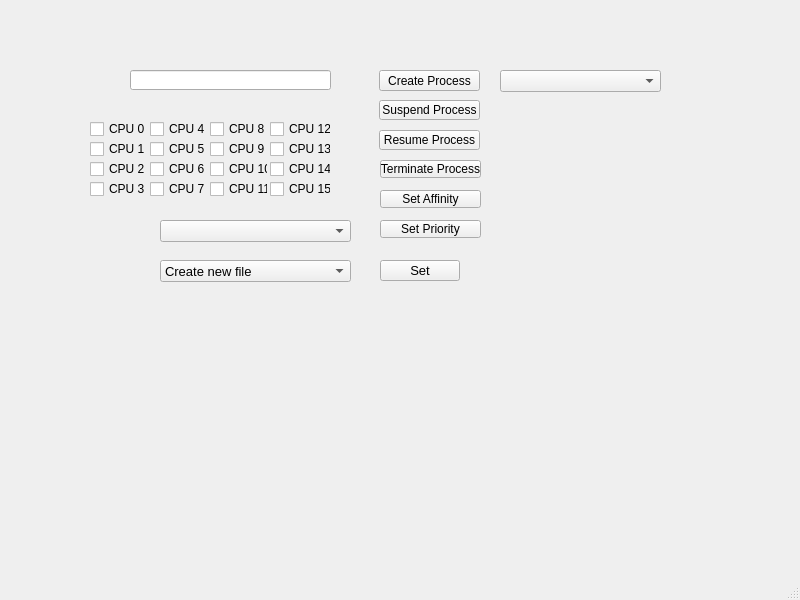
<?xml version="1.0" encoding="UTF-8"?>
<ui version="4.0">
 <class>MainWindow</class>
 <widget class="QMainWindow" name="MainWindow">
  <property name="geometry">
   <rect>
    <x>0</x>
    <y>0</y>
    <width>800</width>
    <height>600</height>
   </rect>
  </property>
  <property name="windowTitle">
   <string>MainWindow</string>
  </property>
  <widget class="QWidget" name="centralwidget">
   <widget class="QCheckBox" name="cpuCheckBox13">
    <property name="geometry">
     <rect>
      <x>270</x>
      <y>140</y>
      <width>61</width>
      <height>18</height>
     </rect>
    </property>
    <property name="text">
     <string>CPU 13</string>
    </property>
   </widget>
   <widget class="QLabel" name="infoLabel">
    <property name="geometry">
     <rect>
      <x>490</x>
      <y>350</y>
      <width>221</width>
      <height>101</height>
     </rect>
    </property>
    <property name="text">
     <string/>
    </property>
   </widget>
   <widget class="QCheckBox" name="cpuCheckBox8">
    <property name="geometry">
     <rect>
      <x>210</x>
      <y>120</y>
      <width>58</width>
      <height>18</height>
     </rect>
    </property>
    <property name="text">
     <string>CPU 8</string>
    </property>
   </widget>
   <widget class="QPushButton" name="StartProcessClicked">
    <property name="geometry">
     <rect>
      <x>379</x>
      <y>70</y>
      <width>101</width>
      <height>21</height>
     </rect>
    </property>
    <property name="text">
     <string>Create Process</string>
    </property>
   </widget>
   <widget class="QCheckBox" name="cpuCheckBox2">
    <property name="geometry">
     <rect>
      <x>90</x>
      <y>160</y>
      <width>58</width>
      <height>18</height>
     </rect>
    </property>
    <property name="text">
     <string>CPU 2</string>
    </property>
   </widget>
   <widget class="QPushButton" name="SetPriority">
    <property name="geometry">
     <rect>
      <x>380</x>
      <y>220</y>
      <width>101</width>
      <height>18</height>
     </rect>
    </property>
    <property name="text">
     <string>Set Priority</string>
    </property>
   </widget>
   <widget class="QCheckBox" name="cpuCheckBox0">
    <property name="geometry">
     <rect>
      <x>90</x>
      <y>120</y>
      <width>58</width>
      <height>18</height>
     </rect>
    </property>
    <property name="text">
     <string>CPU 0</string>
    </property>
   </widget>
   <widget class="QPushButton" name="SuspendProcess">
    <property name="geometry">
     <rect>
      <x>379</x>
      <y>100</y>
      <width>101</width>
      <height>20</height>
     </rect>
    </property>
    <property name="text">
     <string>Suspend Process</string>
    </property>
   </widget>
   <widget class="QCheckBox" name="cpuCheckBox15">
    <property name="geometry">
     <rect>
      <x>270</x>
      <y>180</y>
      <width>61</width>
      <height>18</height>
     </rect>
    </property>
    <property name="text">
     <string>CPU 15</string>
    </property>
   </widget>
   <widget class="QCheckBox" name="cpuCheckBox14">
    <property name="geometry">
     <rect>
      <x>270</x>
      <y>160</y>
      <width>61</width>
      <height>18</height>
     </rect>
    </property>
    <property name="text">
     <string>CPU 14</string>
    </property>
   </widget>
   <widget class="QCheckBox" name="cpuCheckBox9">
    <property name="geometry">
     <rect>
      <x>210</x>
      <y>140</y>
      <width>58</width>
      <height>18</height>
     </rect>
    </property>
    <property name="text">
     <string>CPU 9</string>
    </property>
   </widget>
   <widget class="QCheckBox" name="cpuCheckBox4">
    <property name="geometry">
     <rect>
      <x>150</x>
      <y>120</y>
      <width>58</width>
      <height>18</height>
     </rect>
    </property>
    <property name="text">
     <string>CPU 4</string>
    </property>
   </widget>
   <widget class="QPushButton" name="fileButton">
    <property name="geometry">
     <rect>
      <x>380</x>
      <y>260</y>
      <width>80</width>
      <height>21</height>
     </rect>
    </property>
    <property name="font">
     <font>
      <pointsize>10</pointsize>
     </font>
    </property>
    <property name="text">
     <string>Set</string>
    </property>
   </widget>
   <widget class="QCheckBox" name="cpuCheckBox5">
    <property name="geometry">
     <rect>
      <x>150</x>
      <y>140</y>
      <width>58</width>
      <height>18</height>
     </rect>
    </property>
    <property name="text">
     <string>CPU 5</string>
    </property>
   </widget>
   <widget class="QCheckBox" name="cpuCheckBox3">
    <property name="geometry">
     <rect>
      <x>90</x>
      <y>180</y>
      <width>58</width>
      <height>18</height>
     </rect>
    </property>
    <property name="text">
     <string>CPU 3</string>
    </property>
   </widget>
   <widget class="QComboBox" name="comboBox">
    <property name="geometry">
     <rect>
      <x>160</x>
      <y>260</y>
      <width>191</width>
      <height>22</height>
     </rect>
    </property>
    <property name="font">
     <font>
      <pointsize>10</pointsize>
     </font>
    </property>
    <item>
     <property name="text">
      <string>Create new file</string>
     </property>
    </item>
    <item>
     <property name="text">
      <string>Set only read permission</string>
     </property>
    </item>
    <item>
     <property name="text">
      <string>Set write permission</string>
     </property>
    </item>
    <item>
     <property name="text">
      <string>Set SID Normal</string>
     </property>
    </item>
    <item>
     <property name="text">
      <string>Set SID Administrator</string>
     </property>
    </item>
    <item>
     <property name="text">
      <string>Set SID Group</string>
     </property>
    </item>
   </widget>
   <widget class="QCheckBox" name="cpuCheckBox11">
    <property name="geometry">
     <rect>
      <x>210</x>
      <y>180</y>
      <width>58</width>
      <height>18</height>
     </rect>
    </property>
    <property name="text">
     <string>CPU 11</string>
    </property>
   </widget>
   <widget class="QLineEdit" name="PathEdit">
    <property name="geometry">
     <rect>
      <x>130</x>
      <y>70</y>
      <width>201</width>
      <height>20</height>
     </rect>
    </property>
   </widget>
   <widget class="QCheckBox" name="cpuCheckBox7">
    <property name="geometry">
     <rect>
      <x>150</x>
      <y>180</y>
      <width>58</width>
      <height>18</height>
     </rect>
    </property>
    <property name="text">
     <string>CPU 7</string>
    </property>
   </widget>
   <widget class="QComboBox" name="processComboBox">
    <property name="geometry">
     <rect>
      <x>500</x>
      <y>70</y>
      <width>161</width>
      <height>22</height>
     </rect>
    </property>
   </widget>
   <widget class="QPushButton" name="ResumeProcess">
    <property name="geometry">
     <rect>
      <x>379</x>
      <y>130</y>
      <width>101</width>
      <height>20</height>
     </rect>
    </property>
    <property name="text">
     <string>Resume Process</string>
    </property>
   </widget>
   <widget class="QPushButton" name="TerminateProcess">
    <property name="geometry">
     <rect>
      <x>380</x>
      <y>160</y>
      <width>101</width>
      <height>18</height>
     </rect>
    </property>
    <property name="text">
     <string>Terminate Process</string>
    </property>
   </widget>
   <widget class="QCheckBox" name="cpuCheckBox6">
    <property name="geometry">
     <rect>
      <x>150</x>
      <y>160</y>
      <width>58</width>
      <height>18</height>
     </rect>
    </property>
    <property name="text">
     <string>CPU 6</string>
    </property>
   </widget>
   <widget class="QCheckBox" name="cpuCheckBox12">
    <property name="geometry">
     <rect>
      <x>270</x>
      <y>120</y>
      <width>61</width>
      <height>18</height>
     </rect>
    </property>
    <property name="text">
     <string>CPU 12</string>
    </property>
   </widget>
   <widget class="QPushButton" name="SetAffinity">
    <property name="geometry">
     <rect>
      <x>380</x>
      <y>190</y>
      <width>101</width>
      <height>18</height>
     </rect>
    </property>
    <property name="text">
     <string>Set Affinity</string>
    </property>
   </widget>
   <widget class="QCheckBox" name="cpuCheckBox10">
    <property name="geometry">
     <rect>
      <x>210</x>
      <y>160</y>
      <width>58</width>
      <height>18</height>
     </rect>
    </property>
    <property name="text">
     <string>CPU 10</string>
    </property>
   </widget>
   <widget class="QCheckBox" name="cpuCheckBox1">
    <property name="geometry">
     <rect>
      <x>90</x>
      <y>140</y>
      <width>58</width>
      <height>18</height>
     </rect>
    </property>
    <property name="text">
     <string>CPU 1</string>
    </property>
   </widget>
   <widget class="QComboBox" name="priorityComboBox">
    <property name="geometry">
     <rect>
      <x>160</x>
      <y>220</y>
      <width>191</width>
      <height>22</height>
     </rect>
    </property>
   </widget>
  </widget>
  <widget class="QMenuBar" name="menubar">
   <property name="geometry">
    <rect>
     <x>0</x>
     <y>0</y>
     <width>800</width>
     <height>17</height>
    </rect>
   </property>
  </widget>
  <widget class="QStatusBar" name="statusbar"/>
 </widget>
 <resources/>
 <connections/>
</ui>
